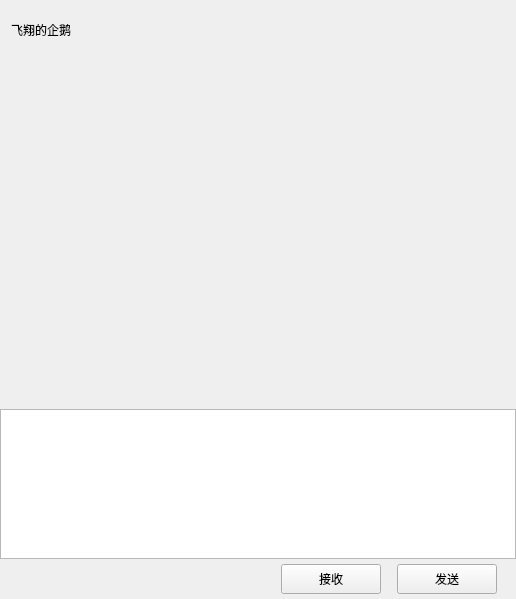
<?xml version="1.0" encoding="UTF-8"?>
<ui version="4.0">
 <class>ChatPage</class>
 <widget class="QWidget" name="ChatPage">
  <property name="geometry">
   <rect>
    <x>0</x>
    <y>0</y>
    <width>516</width>
    <height>599</height>
   </rect>
  </property>
  <property name="windowTitle">
   <string>Form</string>
  </property>
  <layout class="QVBoxLayout" name="verticalLayout">
   <property name="spacing">
    <number>0</number>
   </property>
   <property name="leftMargin">
    <number>0</number>
   </property>
   <property name="topMargin">
    <number>0</number>
   </property>
   <property name="rightMargin">
    <number>0</number>
   </property>
   <property name="bottomMargin">
    <number>0</number>
   </property>
   <item>
    <widget class="QWidget" name="chat_data_wid" native="true">
     <layout class="QVBoxLayout" name="verticalLayout_4">
      <property name="spacing">
       <number>0</number>
      </property>
      <property name="leftMargin">
       <number>0</number>
      </property>
      <property name="topMargin">
       <number>0</number>
      </property>
      <property name="rightMargin">
       <number>0</number>
      </property>
      <property name="bottomMargin">
       <number>0</number>
      </property>
      <item>
       <widget class="QWidget" name="title_wid" native="true">
        <property name="minimumSize">
         <size>
          <width>0</width>
          <height>60</height>
         </size>
        </property>
        <property name="maximumSize">
         <size>
          <width>16777215</width>
          <height>60</height>
         </size>
        </property>
        <layout class="QHBoxLayout" name="horizontalLayout_3">
         <property name="spacing">
          <number>7</number>
         </property>
         <property name="topMargin">
          <number>2</number>
         </property>
         <property name="rightMargin">
          <number>2</number>
         </property>
         <property name="bottomMargin">
          <number>2</number>
         </property>
         <item>
          <widget class="QWidget" name="widget_2" native="true">
           <layout class="QHBoxLayout" name="horizontalLayout_4">
            <property name="leftMargin">
             <number>2</number>
            </property>
            <property name="topMargin">
             <number>2</number>
            </property>
            <property name="rightMargin">
             <number>2</number>
            </property>
            <property name="bottomMargin">
             <number>2</number>
            </property>
            <item>
             <widget class="QLabel" name="title_lb">
              <property name="text">
               <string>飞翔的企鹅</string>
              </property>
             </widget>
            </item>
           </layout>
          </widget>
         </item>
        </layout>
       </widget>
      </item>
      <item>
       <widget class="ChatView" name="chat_data_list" native="true"/>
      </item>
      <item>
       <widget class="QWidget" name="tool_wid" native="true">
        <property name="minimumSize">
         <size>
          <width>0</width>
          <height>40</height>
         </size>
        </property>
        <property name="maximumSize">
         <size>
          <width>16777215</width>
          <height>40</height>
         </size>
        </property>
        <layout class="QHBoxLayout" name="horizontalLayout_5">
         <property name="leftMargin">
          <number>2</number>
         </property>
         <property name="topMargin">
          <number>2</number>
         </property>
         <property name="rightMargin">
          <number>2</number>
         </property>
         <property name="bottomMargin">
          <number>2</number>
         </property>
         <item>
          <spacer name="horizontalSpacer_2">
           <property name="orientation">
            <enum>Qt::Horizontal</enum>
           </property>
           <property name="sizeType">
            <enum>QSizePolicy::Fixed</enum>
           </property>
           <property name="sizeHint" stdset="0">
            <size>
             <width>5</width>
             <height>20</height>
            </size>
           </property>
          </spacer>
         </item>
         <item>
          <widget class="ClickedLabel" name="emo_lb">
           <property name="minimumSize">
            <size>
             <width>25</width>
             <height>25</height>
            </size>
           </property>
           <property name="maximumSize">
            <size>
             <width>25</width>
             <height>25</height>
            </size>
           </property>
           <property name="text">
            <string/>
           </property>
          </widget>
         </item>
         <item>
          <spacer name="horizontalSpacer_3">
           <property name="orientation">
            <enum>Qt::Horizontal</enum>
           </property>
           <property name="sizeType">
            <enum>QSizePolicy::Fixed</enum>
           </property>
           <property name="sizeHint" stdset="0">
            <size>
             <width>5</width>
             <height>20</height>
            </size>
           </property>
          </spacer>
         </item>
         <item>
          <widget class="ClickedLabel" name="file_lb">
           <property name="minimumSize">
            <size>
             <width>25</width>
             <height>25</height>
            </size>
           </property>
           <property name="maximumSize">
            <size>
             <width>25</width>
             <height>25</height>
            </size>
           </property>
           <property name="text">
            <string/>
           </property>
          </widget>
         </item>
         <item>
          <spacer name="horizontalSpacer_4">
           <property name="orientation">
            <enum>Qt::Horizontal</enum>
           </property>
           <property name="sizeHint" stdset="0">
            <size>
             <width>40</width>
             <height>20</height>
            </size>
           </property>
          </spacer>
         </item>
        </layout>
       </widget>
      </item>
      <item>
       <widget class="MessageTextEdit" name="chatEdit">
        <property name="minimumSize">
         <size>
          <width>0</width>
          <height>150</height>
         </size>
        </property>
        <property name="maximumSize">
         <size>
          <width>16777215</width>
          <height>150</height>
         </size>
        </property>
       </widget>
      </item>
      <item>
       <widget class="QWidget" name="send_wid" native="true">
        <property name="minimumSize">
         <size>
          <width>0</width>
          <height>40</height>
         </size>
        </property>
        <property name="maximumSize">
         <size>
          <width>16777215</width>
          <height>40</height>
         </size>
        </property>
        <layout class="QHBoxLayout" name="horizontalLayout_6">
         <property name="topMargin">
          <number>2</number>
         </property>
         <property name="bottomMargin">
          <number>2</number>
         </property>
         <item>
          <spacer name="horizontalSpacer_5">
           <property name="orientation">
            <enum>Qt::Horizontal</enum>
           </property>
           <property name="sizeHint" stdset="0">
            <size>
             <width>40</width>
             <height>20</height>
            </size>
           </property>
          </spacer>
         </item>
         <item>
          <widget class="ClickedBtn" name="receive_btn">
           <property name="minimumSize">
            <size>
             <width>100</width>
             <height>30</height>
            </size>
           </property>
           <property name="maximumSize">
            <size>
             <width>100</width>
             <height>30</height>
            </size>
           </property>
           <property name="text">
            <string>接收</string>
           </property>
          </widget>
         </item>
         <item>
          <spacer name="horizontalSpacer_6">
           <property name="orientation">
            <enum>Qt::Horizontal</enum>
           </property>
           <property name="sizeType">
            <enum>QSizePolicy::Fixed</enum>
           </property>
           <property name="sizeHint" stdset="0">
            <size>
             <width>10</width>
             <height>20</height>
            </size>
           </property>
          </spacer>
         </item>
         <item>
          <widget class="ClickedBtn" name="send_btn">
           <property name="minimumSize">
            <size>
             <width>100</width>
             <height>30</height>
            </size>
           </property>
           <property name="maximumSize">
            <size>
             <width>100</width>
             <height>30</height>
            </size>
           </property>
           <property name="text">
            <string>发送</string>
           </property>
          </widget>
         </item>
         <item>
          <spacer name="horizontalSpacer_7">
           <property name="orientation">
            <enum>Qt::Horizontal</enum>
           </property>
           <property name="sizeType">
            <enum>QSizePolicy::Fixed</enum>
           </property>
           <property name="sizeHint" stdset="0">
            <size>
             <width>10</width>
             <height>20</height>
            </size>
           </property>
          </spacer>
         </item>
        </layout>
       </widget>
      </item>
     </layout>
    </widget>
   </item>
  </layout>
 </widget>
 <customwidgets>
  <customwidget>
   <class>ClickedBtn</class>
   <extends>QPushButton</extends>
   <header>clickedbtn.h</header>
  </customwidget>
  <customwidget>
   <class>ClickedLabel</class>
   <extends>QLabel</extends>
   <header>clickedlabel.h</header>
  </customwidget>
  <customwidget>
   <class>ChatView</class>
   <extends>QWidget</extends>
   <header>chatview.h</header>
   <container>1</container>
  </customwidget>
  <customwidget>
   <class>MessageTextEdit</class>
   <extends>QTextEdit</extends>
   <header>messagetextedit.h</header>
  </customwidget>
 </customwidgets>
 <resources/>
 <connections/>
</ui>
